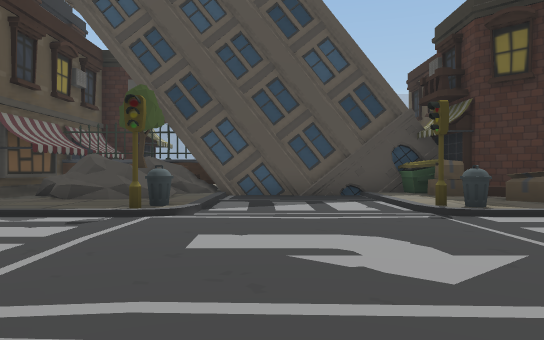
View 1 (above)

16 first-person views from a walk through a Unity game level. The camera is 1.3 m above the floor, looks level and sees 70° across. The floor is counted in squares, 2 m on a side. Each view is taken from the middle of a square. On the plan, view 1 faces up. The plan holds only what a view shows up to about 11 squares ahead; the rest is blank. The place goes on beyond the plan. Some animated figures are not drawn.

View 2
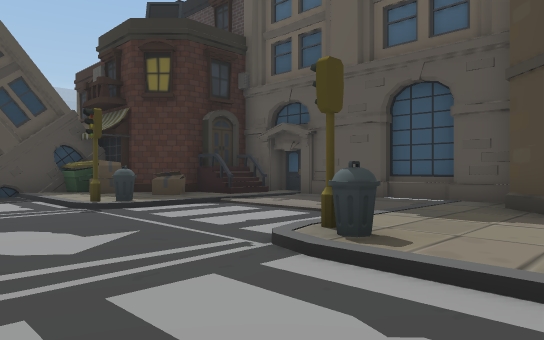

View 3
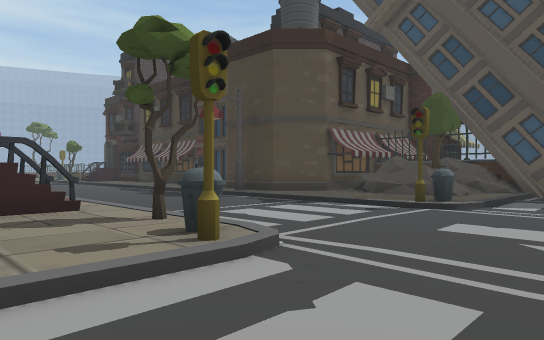

View 4
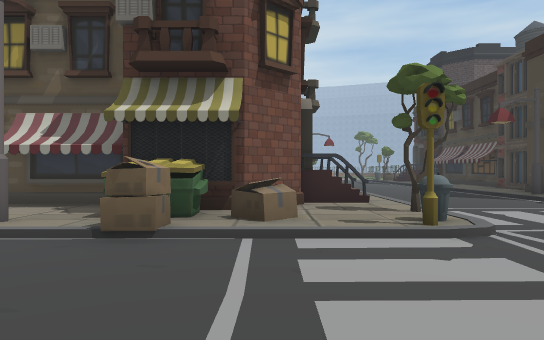

View 5
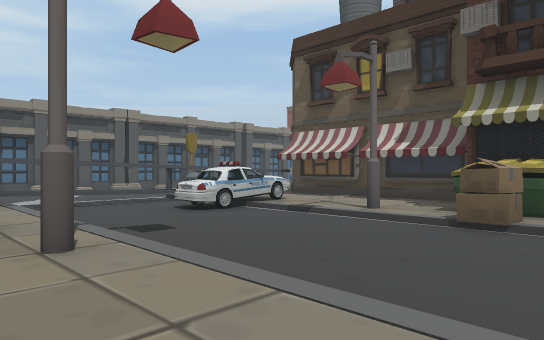

View 6
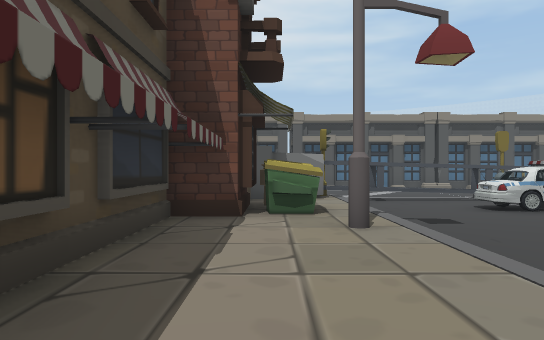

View 7
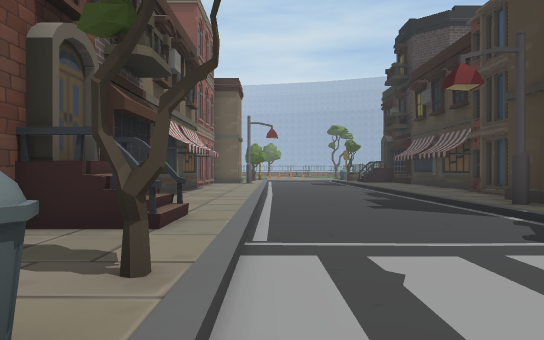

View 8
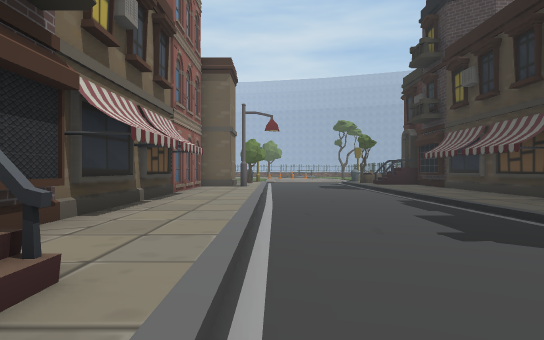

View 9
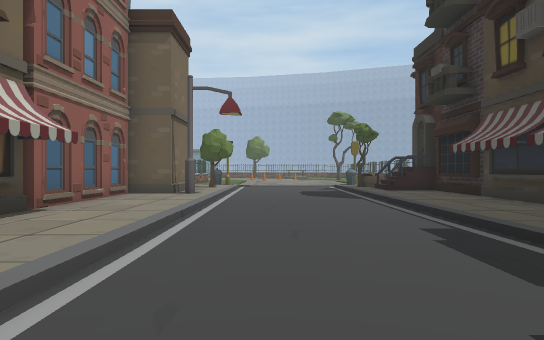

View 10
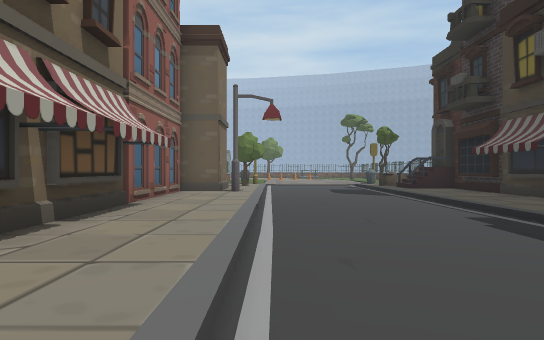

View 11
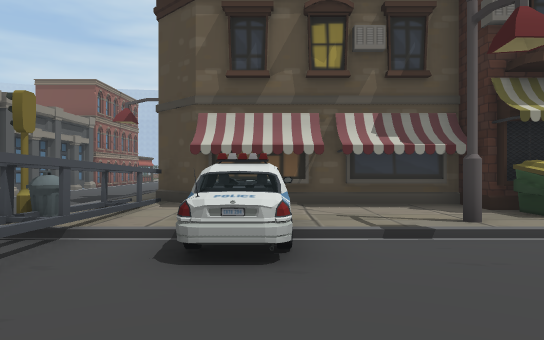

View 12
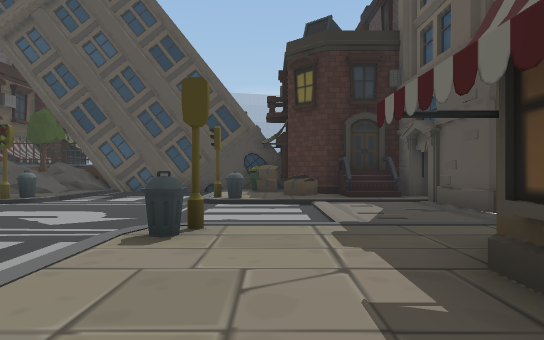

View 13
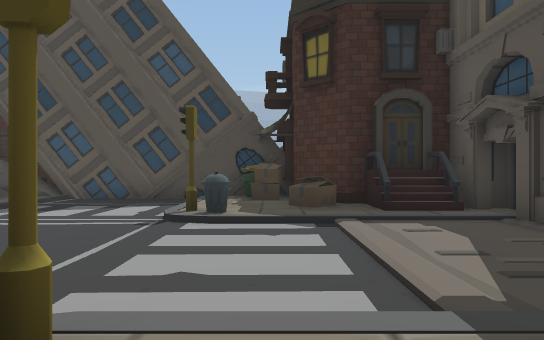

View 14
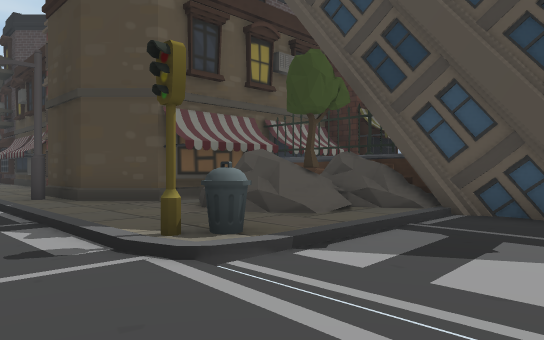

View 15
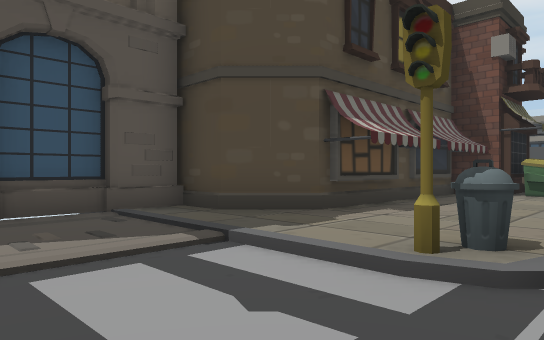

View 16
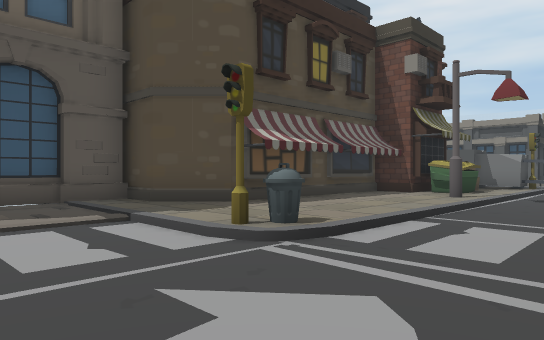

### Floor plan
Key: @ floor where view 1 was taken; # wall or solid block; x gap in a wall; . main floor; : floor 0.25 m higher than the main floor; / step, stairs or slope; = window, fence, low wall or low ledge; R rock; T tree; B box; U dumpster; C car.
Columns run from 19 left of view 1 to 8 right of it. Each row starts with its distance up from view 1.
 12               #
 11               # R
 10               ##R#######
  9              ## T//...:##
  8 #########    ##xR//...::###
  7 #:: : ::##:###::::/...::B###
  6 /:::::::::::#::::#/...#:://#
  5 ......................../..#
  4 ......................../..#
  3 ......................../..#
  2 //////////////////....///..#
  1 :#/::::::::::##:T#/...=::::#
  0 ##::::#:#:#::##:::/@..:::###
 -1  ###############:B/...::##
 -2                ##:/...:::#
 -3               ##U:B...::##
 -4               #:::/...:::#
 -5               #::#/...::##
 -6               ##::/...UU#
 -7               #::CCC..:B#
 -8               ##::/...::
 -9               #:::/.####
-10              ::#######
-11              ...

Positions as (right, up) in squares from view 1, and headings:
1: (0, 0), facing up
2: (0, -1), facing up-right
3: (1, -1), facing up-left
4: (3, -1), facing left
5: (4, -1), facing down-left
6: (4, 0), facing down
7: (-1, 2), facing left
8: (-4, 2), facing left
9: (-8, 3), facing left
10: (-7, 2), facing left
11: (3, -7), facing left
12: (4, -3), facing up
13: (4, 0), facing up
14: (1, 4), facing up-left
15: (2, 4), facing down-right
16: (0, 4), facing down-right
